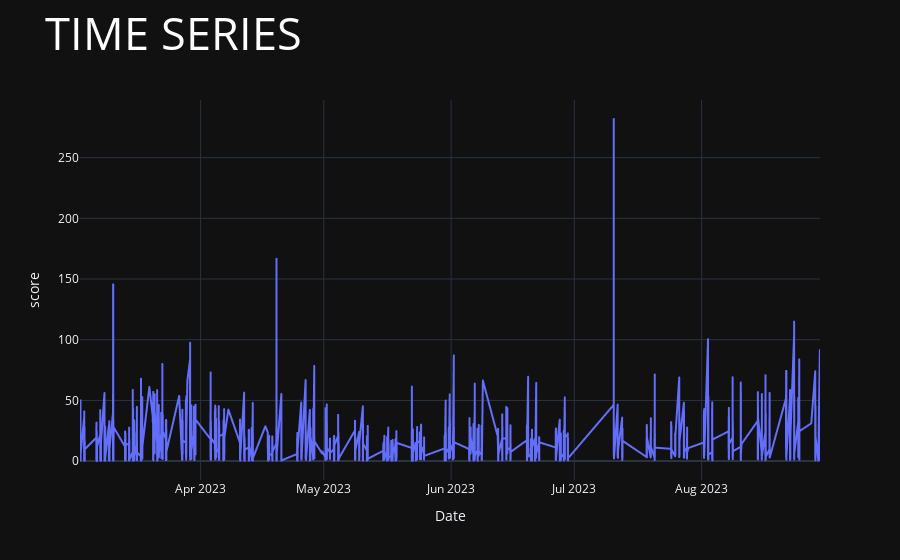

The code cell stored with this chart in its notebook:
### Code cell
fig=px.line(df1,x="Date",y="score",template = 'plotly_dark',title="Time Series")
fig.update_layout(title=dict(text='TIME SERIES',font=dict(size=45, color="white")))
fig.show()

### Figure 1 — Plotly figure (JSON) as saved in the notebook; plotly's stock layout.template omitted (floating-point values rounded to 4 significant figures; data arrays with more than 128 entries replaced by an {"elided": "..."} marker saying what was removed)
{"data": [{"hovertemplate": "Date=%{x}<br>score=%{y}<extra></extra>", "legendgroup": "", "line": {"color": "#636efa", "dash": "solid"}, "marker": {"symbol": "circle"}, "mode": "lines", "name": "", "showlegend": false, "type": "scattergl", "x": {"elided": "8453 str values"}, "xaxis": "x", "y": {"elided": "8453 float values"}, "yaxis": "y"}], "layout": {"legend": {"tracegroupgap": 0}, "title": {"font": {"color": "white", "size": 45}, "text": "TIME SERIES"}, "xaxis": {"anchor": "y", "domain": [0, 1], "title": {"text": "Date"}}, "yaxis": {"anchor": "x", "domain": [0, 1], "title": {"text": "score"}}}}
